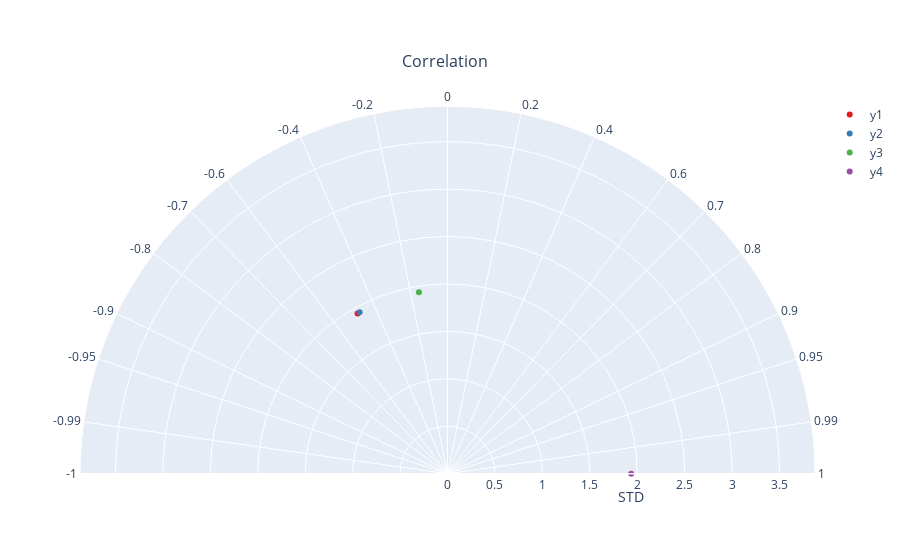

Source (notebook cell):
### Code cell
chart_taylor_res = chart_create_td(df_taylor_res, string_ref_model)
chart_taylor_res.show()

### Figure 1 — Plotly figure (JSON) as saved in the notebook; plotly's stock layout.template omitted (floating-point values rounded to 4 significant figures)
{"data": [{"marker": {"color": "rgb(228,26,28)"}, "mode": "markers", "name": "y1", "r": [1.937], "theta": [119.3], "type": "scatterpolar"}, {"marker": {"color": "rgb(55,126,184)"}, "mode": "markers", "name": "y2", "r": [1.937], "theta": [118.6], "type": "scatterpolar"}, {"marker": {"color": "rgb(77,175,74)"}, "mode": "markers", "name": "y3", "r": [1.936], "theta": [98.94], "type": "scatterpolar"}, {"marker": {"color": "rgb(152,78,163)"}, "mode": "markers", "name": "y4", "r": [1.936], "theta": [0], "type": "scatterpolar"}], "layout": {"autosize": true, "polar": {"angularaxis": {"direction": "counterclockwise", "ticktext": [-1, -0.99, -0.95, -0.9, -0.8, -0.7, -0.6, -0.4, -0.2, 0, 0.2, 0.4, 0.6, 0.7, 0.8, 0.9, 0.95, 0.99, 1], "tickvals": [180, 171.9, 161.8, 154.2, 143.1, 134.4, 126.9, 113.6, 101.5, 90, 78.46, 66.42, 53.13, 45.57, 36.87, 25.84, 18.19, 8.11, 0], "type": "linear"}, "radialaxis": {"autorange": false, "range": [0, 3.874], "title": {"text": "STD"}, "type": "linear"}, "sector": [0, 180]}, "showlegend": true, "title": {"font": {"size": 16}, "text": "Correlation", "x": 0.494, "xanchor": "center", "y": 0.9, "yanchor": "top"}}}
